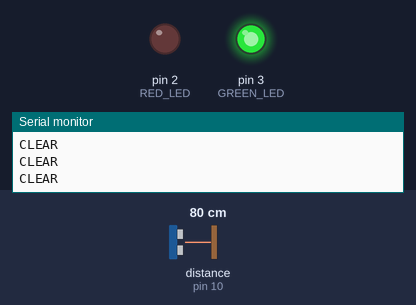
This sketch was run on a simulated Arduino Uno, built with avr-gcc and run on an emulated ATmega328P. On the bench: output pins drawn as LEDs (lit = HIGH), the last lines printed to the serial monitor. Wiring (inferred from the names in the program): ultrasonic range finder: trigger pin 9; echo pin 10. Dashed ring = blinking. The inputs (shaded band) are chosen by the test bench; at power-on: distance to the obstacle (sensor on pin 10) 80 cm. The echo pulse lasts 58.3 µs per cm; pins used as bus, display or sensor lines are not drawn.

Above: at 1.2 s.
1.3 s: distance to the obstacle (sensor on pin 10) set to 24 cm
2.8 s: distance to the obstacle (sensor on pin 10) set to 20 cm
At 3.3 s:
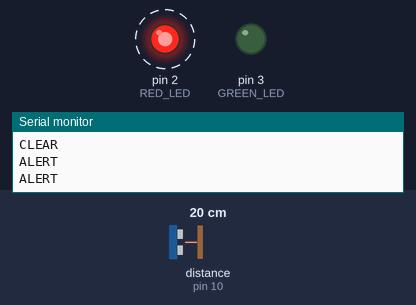
5.8 s: distance to the obstacle (sensor on pin 10) set to 35 cm
At 6.6 s:
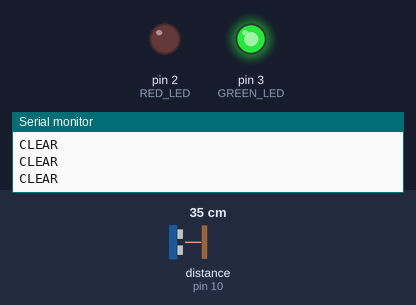
7.5 s: distance to the obstacle (sensor on pin 10) set to 2 cm
At 7.93 s:
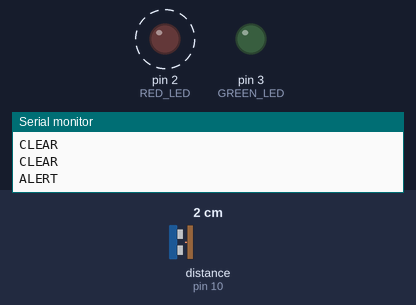
Timing chart, 0 to 11.5 s (numbered marks = the images above; inputs shaded):
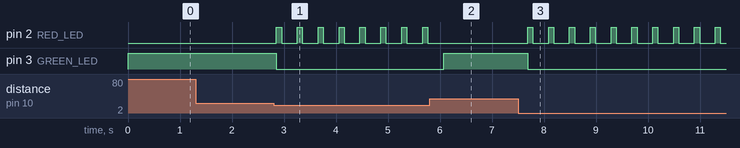

The sketch:

ultrasonic.ino
```cpp
#define TRIG_PIN 9
#define ECHO_PIN 10
#define RED_LED 2
#define GREEN_LED 3

long duration;
int distance;
int threshold = 20; // cm

void setup() {
  pinMode(TRIG_PIN, OUTPUT);
  pinMode(ECHO_PIN, INPUT);
  pinMode(RED_LED, OUTPUT);
  pinMode(GREEN_LED, OUTPUT);
  Serial.begin(9600);
}

void loop() {
  // Send ultrasonic pulse
  digitalWrite(TRIG_PIN, LOW);
  delayMicroseconds(2);
  digitalWrite(TRIG_PIN, HIGH);
  delayMicroseconds(10);
  digitalWrite(TRIG_PIN, LOW);

  // Read echo
  duration = pulseIn(ECHO_PIN, HIGH, 30000);
  distance = duration * 0.034 / 2;

  if (distance > 0 && distance <= threshold) {
    Serial.println("ALERT");
     digitalWrite(RED_LED, HIGH);
    digitalWrite(GREEN_LED, LOW);
    delay(100);
     digitalWrite(RED_LED, LOW);
    digitalWrite(GREEN_LED, LOW);
    delay(100);
  } else {
    Serial.println("CLEAR");
    digitalWrite(RED_LED, LOW);
    digitalWrite(GREEN_LED, HIGH);
     // Object far
  }

  delay(200);
}
```

Measured:
- the behaviour switches between 22 and 21 cm on distance to the obstacle (sensor on pin 10) (found by bisection; images 0 and 1)
- after the input at 2.8 s, pin 2 (RED_LED): alternates HIGH for 0.10 s and LOW for 0.30 s, starting after 0.05 s; pin 3 (GREEN_LED): HIGH → LOW after 0.05 s
- after the input at 5.8 s, pin 2 (RED_LED): stops changing and stays LOW; pin 3 (GREEN_LED): LOW → HIGH after 0.27 s
- after the input at 7.5 s, pin 2 (RED_LED): alternates HIGH for 0.10 s and LOW for 0.30 s, starting after 0.19 s; pin 3 (GREEN_LED): HIGH → LOW after 0.19 s
